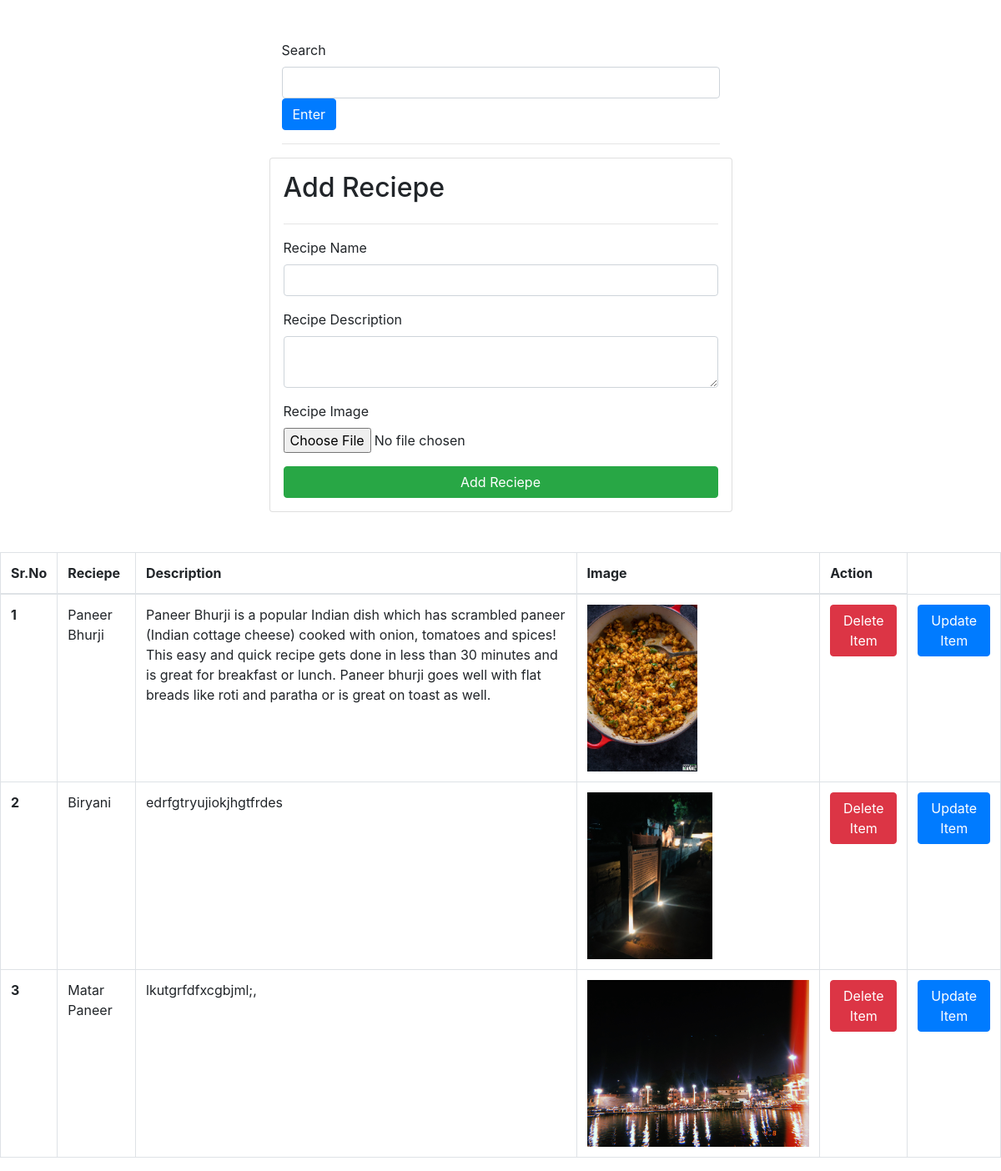
Screenshot of /recipe/ with the database file from the repository.
### vege/models.py (models this page shows, shortened)
class Recipe(models.Model):
    user = models.ForeignKey(User, on_delete =models.SET_NULL, null = True, blank = True)
    recipe_name = models.CharField(max_length=100)
    recipe_description = models.TextField()
    recipe_image = models.ImageField(upload_to="recipe")

### vege/views.py (the view, shortened to what this page needs)
# urls.py: path('recipe/',add_reciepes, name="recipes"),
def add_reciepes(request):
    data = request.POST
    QuerySet = Recipe.objects.all()
    if request.GET.get('Search'):
        QuerySet= QuerySet.filter(recipe_name__icontains = request.GET.get('Search'))
    return render(request,'template/recipi.html', context={'Recipe': QuerySet})

### Templates/template/recipi.html (shortened to what this page needs)
<!DOCTYPE html>
<html lang="en">
<head>
    <link rel="stylesheet" href="https://stackpath.bootstrapcdn.com/bootstrap/4.5.2/css/bootstrap.min.css">
</head>
<body>
    <div class="container mt-5">
        <form action="">
        <div class="mt-5">
            <div class="mx-auto col-6">
                <div class="mb-3">
                    <label for="Search" name="Search" class="form-label">Search</label>
                    <input  type="text" class="form-control" name="Search">
                    <button type="submit" class="btn btn-primary">Enter</button>
                </div>
                <hr>
            </div>
        </div>
    </form>
        <form class="col-6 mx-auto card p-3" method="post" enctype="multipart/form-data">
            <h2>Add Reciepe</h2>
            <hr>
            <div class="mb-3">
                <label for="recipeName" name="recipe_name" class="form-label">Recipe Name</label>
                <input required type="text" class="form-control" name="recipe_name">
            </div>
            <div class="mb-3">
                <label for="recipeDescription" name="recipe_description" class="form-label">Recipe Description</label>
                <textarea class="form-control" name="recipe_description" required type="text"></textarea>
            </div>
            <div class="mb-3">
                <label for="recipeImage" name="recipe_image" class="form-label">Recipe Image</label>
                <input type="file" class="form-control-file" name="recipe_image">
            </div>
            <button type="submit" class="btn btn-success">Add Reciepe</button>
        </form>
    </div>
    <table class="table table-bordered mt-5">
        <thead>
            <tr>
                <th scope="col">Sr.No</th>
                <th scope="col">Reciepe</th>
                <th scope="col">Description</th>
                <th scope="col">Image</th>
                <th scope="col"> Action </th>
            </tr>
        </thead>
        <tbody>
            {% for r in Recipe %}
            <tr>
                <th scope="row">{{forloop.counter}}</th>
                <td>{{r.recipe_name}}</td>
                <td>{{r.recipe_description}}</td>
                <td><img src="{{ r.recipe_image.url}}" style="height: 200px;"></td>
                <td>
                    <a href="/delete/{{r.id}}/" class="btn btn-danger">Delete Item</button>
                </td>
                <td><a href="/update/{{r.id}}/" class="btn btn-primary">Update Item </button></td>
            </tr>
            {% endfor %}
        </tbody>
    </table>
</body>
</html>

### rows the page displays
Recipe: recipe_name "Paneer Bhurji", recipe_description "Paneer Bhurji is a popular Indian dish which has scrambled paneer (Indian cottage cheese) cooked with onion, tomatoes and spices! This easy and quick recipe gets done in less than 30 minutes and is great for breakfast or lunch. Paneer bhurji goes well with flat breads like roti and paratha or is great on toast as well.", recipe_image (picture)
Recipe: recipe_name "Biryani", recipe_description "edrfgtryujiokjhgtfrdes", recipe_image (picture)
Recipe: recipe_name "Matar Paneer", recipe_description "lkutgrfdfxcgbjml;,", recipe_image (picture)
